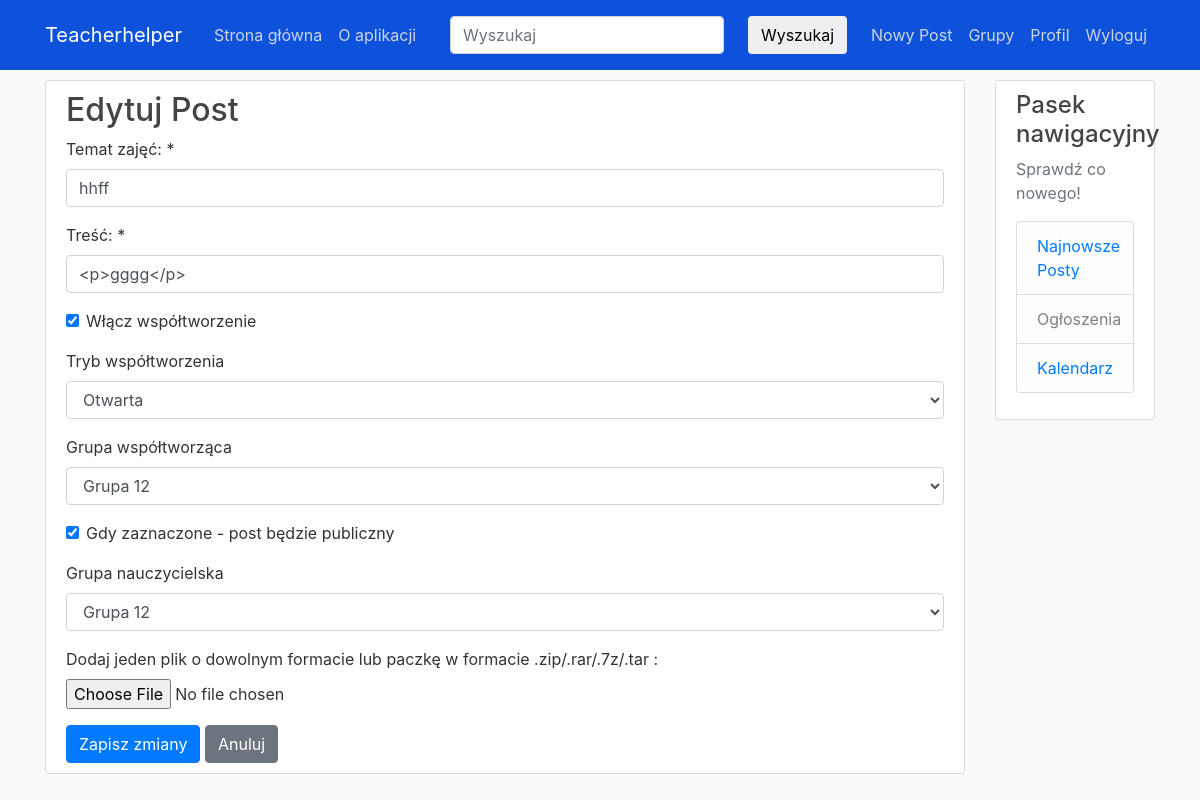
Screenshot of /post/77/edit/ (signed in) with the database file from the repository.
### blog/models.py (models this page shows, shortened)
class Post(models.Model):
    title = models.CharField(max_length=100, verbose_name='Temat zajęć: ')
    content = models.TextField(verbose_name='Materiały (linki, ciekawostki itp.): ')
    uploaded_file = models.FileField(null=True, blank=True, upload_to='uploaded_files/',
                                     verbose_name='Dodaj jeden plik o dowolnym formacie lub paczkę w formacie .zip/.rar/.7z/.tar : ')
    visibility = models.BooleanField(verbose_name='Gdy zaznaczone - post będzie publiczny', default=True)
    date_posted = models.DateTimeField(default=timezone.now)
    author = models.ForeignKey(User, on_delete=models.CASCADE)
    group = models.ForeignKey(Group, on_delete=models.SET_NULL, null=True, blank=True,
                              verbose_name='Grupa nauczycielska')
    co_creation_enabled = models.BooleanField(default=False, verbose_name="Włącz współtworzenie")
    co_creation_mode = models.CharField(
        max_length=10,
        choices=[('open', 'Otwarta'), ('closed', 'Zamknięta')],
        default='open',
        verbose_name='Tryb współtworzenia'
    )
    co_creation_group = models.ForeignKey(Group, on_delete=models.SET_NULL, null=True, blank=True,
                                          related_name='co_creation_group', verbose_name='Grupa współtworząca')

### blog/views.py (the view)
# urls.py: path('post/<int:pk>/edit/', views.edit_post, name='edit-post'),
def edit_post(request, pk):
    post = get_object_or_404(Post, pk=pk)
    if not post.co_creation_enabled or post.co_creation_mode != 'open':
        messages.error(request, "Edytowanie tego posta nie jest dozwolone.")
        return redirect('post-detail', pk=post.pk)
    if not user_in_collaboration_group(request.user, post) and request.user != post.author:
        messages.error(request, "Nie masz uprawnień do edycji tego posta.")
        return redirect('post-detail', pk=post.pk)
    if request.method == 'POST':
        form = PostForm(request.POST, instance=post)
        if form.is_valid():
            form.save()
            messages.success(request, "Post został pomyślnie zaktualizowany.")
            return redirect('post-detail', pk=post.pk)
    else:
        form = PostForm(instance=post)
    context = {
        'form': form,
        'post': post
    }
    return render(request, 'blog/post_edit.html', context)

### users/forms.py
class PostForm(forms.ModelForm):
    content = forms.CharField(widget=TinyMCE(attrs={'cols': 80, 'rows': 30}), label='Treść: ')
    co_creation_enabled = forms.BooleanField(required=False, label="Włącz współtworzenie")
    co_creation_mode = forms.ChoiceField(
        choices=[('open', 'Otwarta'), ('closed', 'Zamknięta')],
        label='Tryb współtworzenia',
        required=False
    )
    co_creation_group = forms.ModelChoiceField(
        queryset=Group.objects.all(),
        required=False,
        label='Grupa współtworząca'
    )
    class Meta:
        model = Post
        fields = ['title', 'content', 'co_creation_enabled', 'co_creation_mode', 'co_creation_group', 'visibility',
                  'group', 'uploaded_file']

### blog/views.py (called while the page is built)
def user_in_collaboration_group(user, post):
    if post.co_creation_group:
        if user == post.co_creation_group.owner or user in post.co_creation_group.members.all():
            return True
    return False

### users/models.py (called while the page is built)
    def __str__(self):
        return self.name

### blog/templates/blog/post_edit.html (shortened to what this page needs)
{% extends "blog/base.html" %}
{% load crispy_forms_tags %}
{% block content %}
<div class="content-section">
    <h2>Edytuj Post</h2>
    <form method="POST">
        {{ form|crispy }}
        <button class="btn btn-primary" type="submit">Zapisz zmiany</button>
        <a href="{% url 'post-detail' post.pk %}" class="btn btn-secondary">Anuluj</a>
    </form>
</div>
{% endblock content %}

### blog/static/blog/main.css (style rules this page uses)
body { background: #fafafa; color: #333333; margin-top: 5rem; }
h1, h2, h3, h4, h5, h6 { color: #444444; }
.content-section { background: #ffffff; padding: 10px 20px; border: 1px solid #dddddd; border-radius: 3px; margin-bottom: 20px; }

### rows the page displays
Post: title "hhff", content "<p>gggg</p>", co_creation_enabled "☑", co_creation_mode "Otwarta", co_creation_group "Grupa 12", visibility "☑", group "Grupa 12"
